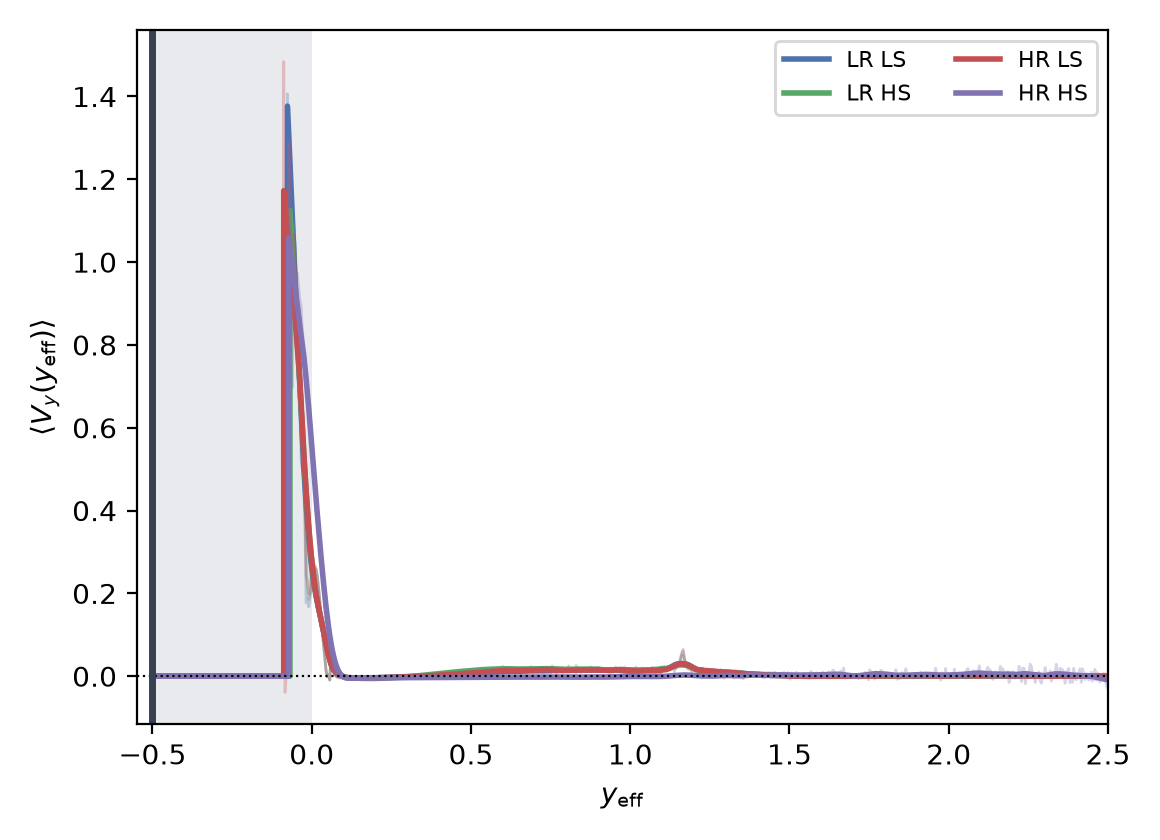

Source code (Python):
"""Figure 4(b): local wall-normal drift V_y(y_eff) at the four kick-parameter corners; faint raw per-bin curves under a LOESS trend.

Renders a simple version of this panel from figure_4_b.csv alone (no processing).
Run: python3 figure_4_b.py
"""
from pathlib import Path
import pandas as pd
import matplotlib
matplotlib.use("Agg")
import matplotlib.pyplot as plt

HERE = Path(__file__).resolve().parent
STEM = "figure_4_b"
df = pd.read_csv(HERE / f"{STEM}.csv")

CORNER_COLORS = {"LR LS": "#4C72B0", "LR HS": "#55A868",
                 "HR LS": "#C44E52", "HR HS": "#8172B2"}

fig, ax = plt.subplots(figsize=(5.8, 4.2))
for corner, color in CORNER_COLORS.items():
    raw = df[(df.corner == corner) & (df.kind == "raw")]
    ax.plot(raw.x, raw.y, lw=1.0, color=color, alpha=0.30)
    tr = df[(df.corner == corner) & (df.kind == "trend")]
    ax.plot(tr.x, tr.y, lw=2.0, color=color, label=corner)
ax.axhline(0, color="black", lw=0.8, linestyle=":")
# wall furniture: wall line at y_eff = -0.5, unvisited strip shaded
ax.axvline(-0.5, color="#374151", lw=2.5)
ax.axvspan(-0.5, 0.0, color="#9CA3AF", alpha=0.22, lw=0)
ax.set_xlim(-0.55, 2.5)
ax.set_xlabel(r"$y_{\mathrm{eff}}$")
ax.set_ylabel(r"$\langle V_y(y_{\mathrm{eff}})\rangle$")
ax.legend(fontsize=8, ncol=2)

fig.tight_layout()
fig.savefig(HERE / f"{STEM}.png", dpi=200)
print(f"saved {STEM}.png")
